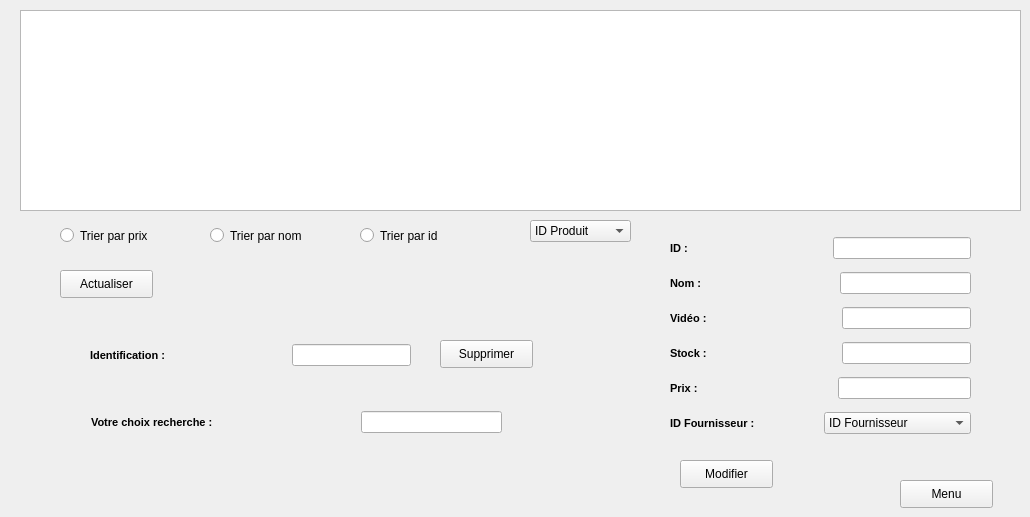
           <widget class="QWidget" name="Gestion_3">
            <attribute name="title">
             <string>Gestion des produits</string>
            </attribute>
            <widget class="QTableView" name="tab_produit_2">
             <property name="geometry">
              <rect>
               <x>20</x>
               <y>10</y>
               <width>1001</width>
               <height>201</height>
              </rect>
             </property>
            </widget>
            <widget class="QPushButton" name="read_2">
             <property name="geometry">
              <rect>
               <x>60</x>
               <y>270</y>
               <width>93</width>
               <height>28</height>
              </rect>
             </property>
             <property name="text">
              <string>Actualiser</string>
             </property>
            </widget>
            <widget class="QPushButton" name="pushButton_delete_2">
             <property name="geometry">
              <rect>
               <x>440</x>
               <y>340</y>
               <width>93</width>
               <height>28</height>
              </rect>
             </property>
             <property name="text">
              <string>Supprimer</string>
             </property>
            </widget>
            <widget class="QPushButton" name="pushButton_9">
             <property name="geometry">
              <rect>
               <x>680</x>
               <y>460</y>
               <width>93</width>
               <height>28</height>
              </rect>
             </property>
             <property name="text">
              <string>Modifier</string>
             </property>
            </widget>
            <widget class="QComboBox" name="comboBox_9">
             <property name="geometry">
              <rect>
               <x>530</x>
               <y>220</y>
               <width>101</width>
               <height>22</height>
              </rect>
             </property>
             <item>
              <property name="text">
               <string>ID Produit</string>
              </property>
             </item>
            </widget>
            <widget class="QRadioButton" name="radioButton_4">
             <property name="geometry">
              <rect>
               <x>360</x>
               <y>220</y>
               <width>141</width>
               <height>31</height>
              </rect>
             </property>
             <property name="text">
              <string>Trier par id</string>
             </property>
            </widget>
            <widget class="QRadioButton" name="radioButton_5">
             <property name="geometry">
              <rect>
               <x>210</x>
               <y>220</y>
               <width>141</width>
               <height>31</height>
              </rect>
             </property>
             <property name="text">
              <string>Trier par nom</string>
             </property>
            </widget>
            <widget class="QRadioButton" name="radioButton_6">
             <property name="geometry">
              <rect>
               <x>60</x>
               <y>220</y>
               <width>141</width>
               <height>31</height>
              </rect>
             </property>
             <property name="text">
              <string>Trier par prix</string>
             </property>
            </widget>
            <widget class="QPushButton" name="homeButton_16">
             <property name="geometry">
              <rect>
               <x>900</x>
               <y>480</y>
               <width>93</width>
               <height>28</height>
              </rect>
             </property>
             <property name="text">
              <string>Menu</string>
             </property>
            </widget>
            <widget class="QWidget" name="layoutWidget_12">
             <property name="geometry">
              <rect>
               <x>90</x>
               <y>340</y>
               <width>321</width>
               <height>31</height>
              </rect>
             </property>
             <layout class="QHBoxLayout" name="horizontalLayout_103">
              <item>
               <widget class="QLabel" name="label_118">
                <property name="font">
                 <font>
                  <pointsize>8</pointsize>
                  <weight>75</weight>
                  <bold>true</bold>
                 </font>
                </property>
                <property name="styleSheet">
                 <string notr="true">color: black;</string>
                </property>
                <property name="text">
                 <string>Identification :</string>
                </property>
               </widget>
              </item>
              <item>
               <spacer name="horizontalSpacer_83">
                <property name="orientation">
                 <enum>Qt::Horizontal</enum>
                </property>
                <property name="sizeHint" stdset="0">
                 <size>
                  <width>40</width>
                  <height>20</height>
                 </size>
                </property>
               </spacer>
              </item>
              <item>
               <widget class="QLineEdit" name="lineEdit_del_2">
                <property name="styleSheet">
                 <string notr="true">/*QLineEdit{
border: 2px solid rgb(37,39,48);
border -radius: 20px;
color: #FFF;
padding -left: 20px;
padding -right: 20px;
background-color:rgb(34,36,44);
}
QLineEdit:hover{
border: 2px solid rgb(48,50,62);
}
QLineEdit:focus{
border: 2px solid rgb(85,170,255);
background-color: rgb(43,45,56);
}</string>
                </property>
               </widget>
              </item>
             </layout>
            </widget>
            <widget class="QWidget" name="layoutWidget_14">
             <property name="geometry">
              <rect>
               <x>670</x>
               <y>230</y>
               <width>301</width>
               <height>211</height>
              </rect>
             </property>
             <layout class="QVBoxLayout" name="verticalLayout_45">
              <item>
               <layout class="QHBoxLayout" name="horizontalLayout_105">
                <item>
                 <widget class="QLabel" name="label_120">
                  <property name="font">
                   <font>
                    <pointsize>8</pointsize>
                    <weight>75</weight>
                    <bold>true</bold>
                   </font>
                  </property>
                  <property name="styleSheet">
                   <string notr="true">color: black;</string>
                  </property>
                  <property name="text">
                   <string>ID :</string>
                  </property>
                 </widget>
                </item>
                <item>
                 <spacer name="horizontalSpacer_85">
                  <property name="orientation">
                   <enum>Qt::Horizontal</enum>
                  </property>
                  <property name="sizeHint" stdset="0">
                   <size>
                    <width>40</width>
                    <height>20</height>
                   </size>
                  </property>
                 </spacer>
                </item>
                <item>
                 <widget class="QLineEdit" name="update_id_2">
                  <property name="styleSheet">
                   <string notr="true">/*QLineEdit{
border: 2px solid rgb(37,39,48);
border -radius: 20px;
color: #FFF;
padding -left: 20px;
padding -right: 20px;
background-color:rgb(34,36,44);
}
QLineEdit:hover{
border: 2px solid rgb(48,50,62);
}
QLineEdit:focus{
border: 2px solid rgb(85,170,255);
background-color: rgb(43,45,56);
}</string>
                  </property>
                 </widget>
                </item>
               </layout>
              </item>
              <item>
               <layout class="QHBoxLayout" name="horizontalLayout_106">
                <item>
                 <widget class="QLabel" name="label_121">
                  <property name="font">
                   <font>
                    <pointsize>8</pointsize>
                    <weight>75</weight>
                    <bold>true</bold>
                   </font>
                  </property>
                  <property name="styleSheet">
                   <string notr="true">color: black;</string>
                  </property>
                  <property name="text">
                   <string>Nom :</string>
                  </property>
                 </widget>
                </item>
                <item>
                 <spacer name="horizontalSpacer_86">
                  <property name="orientation">
                   <enum>Qt::Horizontal</enum>
                  </property>
                  <property name="sizeHint" stdset="0">
                   <size>
                    <width>40</width>
                    <height>20</height>
                   </size>
                  </property>
                 </spacer>
                </item>
                <item>
                 <widget class="QLineEdit" name="update_nom_2">
                  <property name="styleSheet">
                   <string notr="true">/*QLineEdit{
border: 2px solid rgb(37,39,48);
border -radius: 20px;
color: #FFF;
padding -left: 20px;
padding -right: 20px;
background-color:rgb(34,36,44);
}
QLineEdit:hover{
border: 2px solid rgb(48,50,62);
}
QLineEdit:focus{
border: 2px solid rgb(85,170,255);
background-color: rgb(43,45,56);
}</string>
                  </property>
                 </widget>
                </item>
               </layout>
              </item>
              <item>
               <layout class="QHBoxLayout" name="horizontalLayout_107">
                <item>
                 <widget class="QLabel" name="label_122">
                  <property name="font">
                   <font>
                    <pointsize>8</pointsize>
                    <weight>75</weight>
                    <bold>true</bold>
                   </font>
                  </property>
                  <property name="styleSheet">
                   <string notr="true">color: black;</string>
                  </property>
                  <property name="text">
                   <string>Vidéo :</string>
                  </property>
                 </widget>
                </item>
                <item>
                 <spacer name="horizontalSpacer_87">
                  <property name="orientation">
                   <enum>Qt::Horizontal</enum>
                  </property>
                  <property name="sizeHint" stdset="0">
                   <size>
                    <width>40</width>
                    <height>20</height>
                   </size>
                  </property>
                 </spacer>
                </item>
                <item>
                 <widget class="QLineEdit" name="update_video_2">
                  <property name="styleSheet">
                   <string notr="true">/*QLineEdit{
border: 2px solid rgb(37,39,48);
border -radius: 20px;
color: #FFF;
padding -left: 20px;
padding -right: 20px;
background-color:rgb(34,36,44);
}
QLineEdit:hover{
border: 2px solid rgb(48,50,62);
}
QLineEdit:focus{
border: 2px solid rgb(85,170,255);
background-color: rgb(43,45,56);
}*/</string>
                  </property>
                 </widget>
                </item>
               </layout>
              </item>
              <item>
               <layout class="QHBoxLayout" name="horizontalLayout_108">
                <item>
                 <widget class="QLabel" name="label_123">
                  <property name="font">
                   <font>
                    <pointsize>8</pointsize>
                    <weight>75</weight>
                    <bold>true</bold>
                   </font>
                  </property>
                  <property name="styleSheet">
                   <string notr="true">color: black;</string>
                  </property>
                  <property name="text">
                   <string>Stock :</string>
                  </property>
                 </widget>
                </item>
                <item>
                 <spacer name="horizontalSpacer_88">
                  <property name="orientation">
                   <enum>Qt::Horizontal</enum>
                  </property>
                  <property name="sizeHint" stdset="0">
                   <size>
                    <width>40</width>
                    <height>20</height>
                   </size>
                  </property>
                 </spacer>
                </item>
                <item>
                 <widget class="QLineEdit" name="update_stock_2">
                  <property name="styleSheet">
                   <string notr="true">/*QLineEdit{
border: 2px solid rgb(37,39,48);
border -radius: 20px;
color: #FFF;
padding -left: 20px;
padding -right: 20px;
background-color:rgb(34,36,44);
}
QLineEdit:hover{
border: 2px solid rgb(48,50,62);
}
QLineEdit:focus{
border: 2px solid rgb(85,170,255);
background-color: rgb(43,45,56);
}</string>
                  </property>
                 </widget>
                </item>
               </layout>
              </item>
              <item>
               <layout class="QHBoxLayout" name="horizontalLayout_109">
                <item>
                 <widget class="QLabel" name="label_124">
                  <property name="font">
                   <font>
                    <pointsize>8</pointsize>
                    <weight>75</weight>
                    <bold>true</bold>
                   </font>
                  </property>
                  <property name="styleSheet">
                   <string notr="true">color:black;</string>
                  </property>
                  <property name="text">
                   <string>Prix :</string>
                  </property>
                 </widget>
                </item>
                <item>
                 <spacer name="horizontalSpacer_89">
                  <property name="orientation">
                   <enum>Qt::Horizontal</enum>
                  </property>
                  <property name="sizeHint" stdset="0">
                   <size>
                    <width>40</width>
                    <height>20</height>
                   </size>
                  </property>
                 </spacer>
                </item>
                <item>
                 <widget class="QLineEdit" name="update_prix_2">
                  <property name="styleSheet">
                   <string notr="true">/*QLineEdit{
border: 2px solid rgb(37,39,48);
border -radius: 20px;
color: #FFF;
padding -left: 20px;
padding -right: 20px;
background-color:rgb(34,36,44);
}
QLineEdit:hover{
border: 2px solid rgb(48,50,62);
}
QLineEdit:focus{
border: 2px solid rgb(85,170,255);
background-color: rgb(43,45,56);
}*/</string>
                  </property>
                 </widget>
                </item>
               </layout>
              </item>
              <item>
               <layout class="QHBoxLayout" name="horizontalLayout_110">
                <item>
                 <widget class="QLabel" name="label_125">
                  <property name="font">
                   <font>
                    <pointsize>8</pointsize>
                    <weight>75</weight>
                    <bold>true</bold>
                   </font>
                  </property>
                  <property name="styleSheet">
                   <string notr="true">color:black;</string>
                  </property>
                  <property name="text">
                   <string>ID Fournisseur :</string>
                  </property>
                 </widget>
                </item>
                <item>
                 <widget class="QComboBox" name="comboBox_10">
                  <item>
                   <property name="text">
                    <string>ID Fournisseur</string>
                   </property>
                  </item>
                 </widget>
                </item>
               </layout>
              </item>
             </layout>
            </widget>
            <widget class="QWidget" name="">
             <property name="geometry">
              <rect>
               <x>91</x>
               <y>410</y>
               <width>411</width>
               <height>24</height>
              </rect>
             </property>
             <layout class="QHBoxLayout" name="horizontalLayout_104">
              <item>
               <widget class="QLabel" name="label_119">
                <property name="font">
                 <font>
                  <pointsize>8</pointsize>
                  <weight>75</weight>
                  <bold>true</bold>
                 </font>
                </property>
                <property name="text">
                 <string>Votre choix recherche :</string>
                </property>
               </widget>
              </item>
              <item>
               <spacer name="horizontalSpacer_44">
                <property name="orientation">
                 <enum>Qt::Horizontal</enum>
                </property>
                <property name="sizeHint" stdset="0">
                 <size>
                  <width>40</width>
                  <height>20</height>
                 </size>
                </property>
               </spacer>
              </item>
              <item>
               <widget class="QLineEdit" name="recherche_par_reference_5"/>
              </item>
             </layout>
            </widget>
           </widget>
